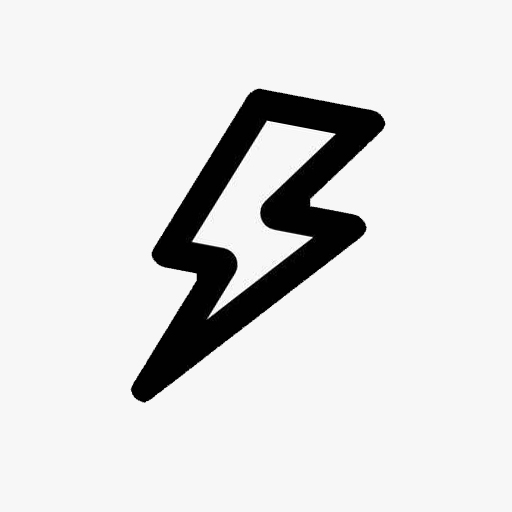
#> input picture images/lightning.jpg, 512 x 512 px
$ python 'More Functions.py'
#> lines starting #> are read from the running program, lines starting #| are printed output that depends on the picture; after the words box and inside, x2 and y2 are one past the last pixel; in counts of white or black regions, pixels touching at a corner belong together
import cv2
import numpy as np

'''
1. Convexity defects and how to find them.
2. Finding shortest distance from a point to a polygon
3. Matching different shapes
'''
# [1]
lightning = cv2.imread('../../images/lightning.jpg')
#> lightning is the input picture: shape (512, 512, 3); min 0, max 255, mean 222.7
lightning_gray = cv2.cvtColor(lightning, cv2.COLOR_BGR2GRAY)
ret, thresh = cv2.threshold(lightning_gray, 0, 255, cv2.THRESH_OTSU + cv2.THRESH_BINARY_INV)
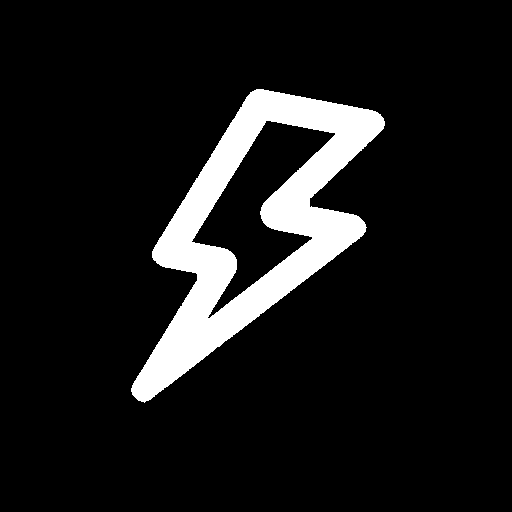
#> thresh: shape (512, 512); 9.9% white; 1 white region
#> ret = 125
contours, hierarchy = cv2.findContours(thresh, cv2.RETR_TREE, cv2.CHAIN_APPROX_SIMPLE)
#> contours = 2 contours; box (x1, y1, x2, y2) and area: (131, 89, 385, 403) 35726, (191, 120, 336, 319) 10388
cnt = contours[0]
#> cnt = contour of 492 points, box (x1, y1, x2, y2) (131, 89, 385, 403), area 35726
hull = cv2.convexHull(cnt, returnPoints=False)
#> hull = 31 values, max 491 at index 0, min 0 at index 30, mean 300.1
defects = cv2.convexityDefects(cnt, hull)
#> defects = 27 rows, first 6: [0, 6, 1, 114], [6, 8, 7, 160], [8, 72, 15, 339], [72, 118, 89, 291], [118, 124, 123, 191], [124, 130, 125, 114]
print(cnt.shape)
#| (492, 1, 2)
print(cnt)
#> (printed output is left out)
print(defects.shape)
# 返回N行，每行的含义  [ start point, end point, farthest point, approximate distance to farthest point ]
for i in range(defects.shape[0]):
    s, e, f, d = defects[i, 0]
    start = tuple(cnt[s][0])
    end = tuple(cnt[e][0])
    far = tuple(cnt[f][0])
    cv2.line(lightning, start, end, [0, 255, 0], 2)
    cv2.circle(lightning, far, 5, [0, 0, 255], -1)
#> this loop made 27 passes
#> (s, e, f, d, start, end, far) on passes 1 to 12: (0, 6, 1, 114, (256, 89), (250, 92), (255, 90)), (6, 8, 7, 160, (250, 92), (246, 97), (250, 93)), (8, 72, 15, 339, (246, 97), (196, 178), (242, 106)), (72, 118, 89, 291, (196, 178), (159, 238), (185, 198)), (118, 124, 123, 191, (159, 238), (155, 245), (157, 243)), (124, 130, 125, 114, (155, 245), (152, 251), (155, 246)), (130, 241, 157, 12512, (152, 251), (131, 388), (197, 280)), (242, 244, 243, 162, (131, 391), (132, 394), (132, 392)), (245, 249, 246, 162, (138, 400), (144, 402), (140, 400)), (249, 253, 250, 229, (144, 402), (150, 399), (146, 400)), (253, 255, 254, 154, (150, 399), (154, 396), (153, 396)), (255, 277, 264, 275, (154, 396), (188, 370), (164, 387))
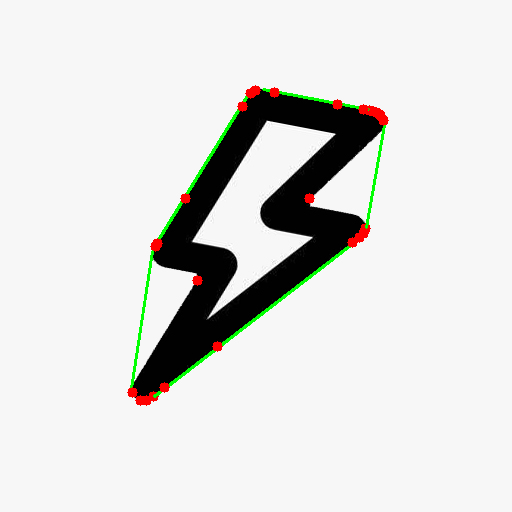
#> lightning: shape (512, 512, 3); 1.5% of pixels changed, all inside (x1, y1, x2, y2) = (127, 85, 389, 406)
cv2.imshow('img', lightning)
# cv2.waitKey(0)
# cv2.destroyAllWindows()

# [2]
dist = cv2.pointPolygonTest(cnt, (100, 50), True)
#> dist = -149
print(dist)

# [3] 对旋转不是很敏感
circle = cv2.imread('../../images/circle.png', cv2.IMREAD_GRAYSCALE)
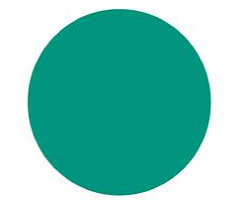
#> input picture images/circle.png, 250 x 200 px
#> circle: shape (200, 250); min 80, max 255, mean 183.9
hexagon = cv2.imread('../../images/hexagon.png', cv2.IMREAD_GRAYSCALE)
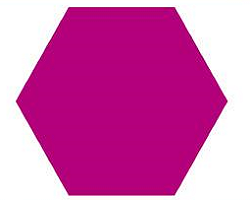
#> input picture images/hexagon.png, 250 x 200 px
#> hexagon: shape (200, 250); min 43, max 255, mean 168.1
square = cv2.imread('../../images/square.png', cv2.IMREAD_GRAYSCALE)
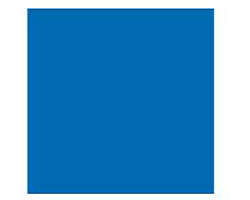
#> input picture images/square.png, 250 x 200 px
#> square: shape (200, 250); min 59, max 255, mean 149.4

ret, thresh = cv2.threshold(circle, 0, 255, cv2.THRESH_BINARY_INV + cv2.THRESH_OTSU)
#> thresh: shape (200, 250); 53.8% white; 1 black region, box (x1, y1, x2, y2) and area: (0, 0, 250, 200) 23078
#> ret = 188
ret, thresh2 = cv2.threshold(hexagon, 0, 255, cv2.THRESH_BINARY_INV + cv2.THRESH_OTSU)
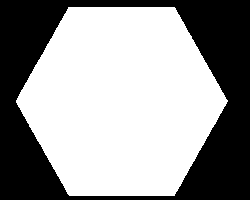
#> thresh2: shape (200, 250); 60.2% white; 1 black region, box (x1, y1, x2, y2) and area: (0, 0, 250, 200) 19918
#> ret = 182
ret, thresh3 = cv2.threshold(square, 0, 255, cv2.THRESH_BINARY_INV + cv2.THRESH_OTSU)
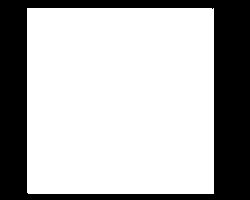
#> thresh3: shape (200, 250); 69.6% white; 1 black region
#> ret = 175

cv2.imshow('circle', thresh)
cv2.imshow('hexagon', thresh2)
cv2.imshow('square', thresh3)

contours, hierarchy = cv2.findContours(thresh, 2, 1)
#> contours = 1 contour; box (x1, y1, x2, y2) and area: (28, 9, 211, 196) 26660
cnt1 = contours[0]
#> cnt1 = contour of 523 points, box (x1, y1, x2, y2) (28, 9, 211, 196), area 26660
contours, hierarchy = cv2.findContours(thresh2, 2, 1)
#> contours = 1 contour; box (x1, y1, x2, y2) and area: (16, 7, 228, 196) 29788
cnt2 = contours[0]
#> cnt2 = contour of 587 points, box (x1, y1, x2, y2) (16, 7, 228, 196), area 29788
contours, hierarchy = cv2.findContours(thresh3, 2, 1)
#> contours = 1 contour; box (x1, y1, x2, y2) and area: (27, 8, 214, 194) 34408
cnt3 = contours[0]
#> cnt3 = contour of 741 points, box (x1, y1, x2, y2) (27, 8, 214, 194), area 34408

ret1 = cv2.matchShapes(cnt1, cnt2, 1, 0.0)
#> ret1 = 0.00538
ret2 = cv2.matchShapes(cnt2, cnt3, 1, 0.0)
#> ret2 = 0.0267
ret3 = cv2.matchShapes(cnt1, cnt3, 1, 0.0)
#> ret3 = 0.0321
print(ret1, ret2, ret3)
cv2.waitKey(0)
